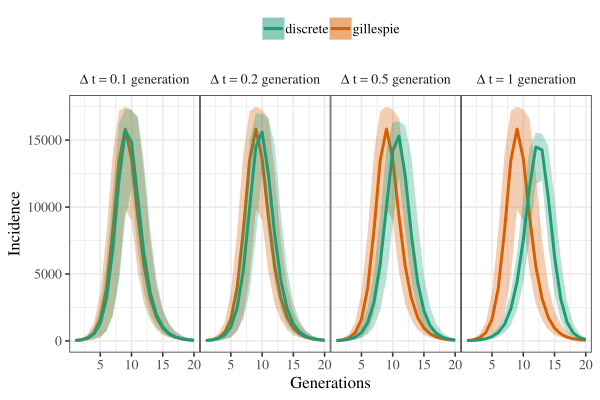

Write R code to recreate this figure.
library(tidyr)
library(dplyr)
library(ggplot2); theme_set(theme_bw(base_size = 12,
									 base_family = "Times"))

if (.Platform$OS.type=="windows") {
	windowsFonts(Times=windowsFont("Times"))
} 

## use Dark2 rather than Set1 because colour #6 of Set1 is yellow (ugh/too light)
scale_colour_discrete <- function(...,palette="Dark2") scale_colour_brewer(...,palette=palette)
scale_fill_discrete <- function(...,palette="Dark2") scale_fill_brewer(...,palette=palette)

load("../sim/gillespie_sim.rda")

nsim <- length(reslist)

datalist <- vector('list', nsim)

set.seed(101)
for (i in 1:nsim) {
	rr <- reslist[[i]]
	ii <- c(rr$incidence[1], diff(rr$incidence))
	tt <- rr$time
	
	dd <- as.data.frame(table(ceiling(tt[ii==1])))
	colnames(dd) <- c("time", "incidence")
	dd$time <- as.numeric(as.character(dd$time))
	
	datalist[[i]] <- dd
}

simulate_si <- function(delta=0.1, 
						beta=2, 
						IP=1, ## infectious period
						I0=10,
						N=1e5,
						tmax=20,
						type=c("det", "stoch"),
						nsim=1) {
	
	type <- match.arg(type)
	
	ind <- seq(1, tmax/delta+1, by=1/delta)
	
	if (type=="det") {
		simfun <- function(x, y) x * y
	} else {
		simfun <- function(x, y) rbinom(1, size=x, prob=y)
	}
	
	if (delta==IP) {
		rec <- 1
	} else if (delta < IP) {
		gamma <- -1/delta * log(1 - delta/IP)
		rec <- 1 - exp(-gamma*delta)
	} else {
		stop("delta must be smaller than IP")
	}
	
	reslist <- vector('list', nsim)
	
	for (i in 1:nsim) {
		Svec <- S <- N-I0
		Ivec <- I <- I0
		tvec <- t <- 0
		
		while (t < tmax) {
			infection <- simfun(S, (1 - exp(-beta * I * delta/N)))
			recovery <- simfun(I, rec)
			S <- S - infection
			I <- infection + I - recovery
			Svec <- c(Svec, S)
			Ivec <- c(Ivec, I)
			t <- t + delta
			tvec <- c(tvec, t)
		}
		
		reslist[[i]] <- data.frame(
			time=tail(tvec[ind], -1),
			incidence=-diff(Svec[ind]),
			sim=i,
			type=type,
			delta=delta
		)
	}
	
	do.call("rbind", reslist)
}

delta_vec <- c(0.1, 0.2, 0.5, 1)

stoch_simlist <- lapply(delta_vec, simulate_si, nsim=250, type="stoch", N=1e5)

stoch_simdata <- stoch_simlist %>% 
	bind_rows %>%
	gather(key, value, -time, -sim, -type, -delta) %>%
	group_by(key, type, time, delta) %>%
	summarize(
		mean=mean(value),
		lwr=quantile(value, 0.025),
		upr=quantile(value, 0.975)
 	) %>% 
	mutate(
		sim="discrete",
		delta=paste0("Delta~t==", delta, "~generation")
	)

gillespie_simdata <- datalist %>%
	bind_rows(.id="sim") %>%
	filter(time <= 20) %>%
	gather(key, value, -time, -sim) %>%
	group_by(key, time) %>%
	summarize(
		mean=mean(value),
		lwr=quantile(value, 0.025),
		upr=quantile(value, 0.975)
	) %>%
	mutate(sim="gillespie")

gsim <-ggplot(stoch_simdata) +
	geom_line(data=gillespie_simdata, aes(time, mean, col=sim), lwd=1) +
	geom_ribbon(data=gillespie_simdata, aes(time, ymin=lwr, ymax=upr, fill=sim), alpha=0.3) +
	geom_line(aes(time, mean, col=sim), lwd=1) +
	geom_ribbon(aes(time, ymin=lwr, ymax=upr, fill=sim), alpha=0.3) +
	facet_wrap(~delta, labeller = label_parsed, nrow=1) +
	ylab("Incidence") +
	xlab("Generations") +
	theme(
		panel.spacing.x = grid::unit(0, "cm"),
		strip.background = element_blank(),
		legend.position = "top",
		legend.title = element_blank()
	)

ggsave("sir_delta_t_dynamics.pdf", width=6, height=4)
